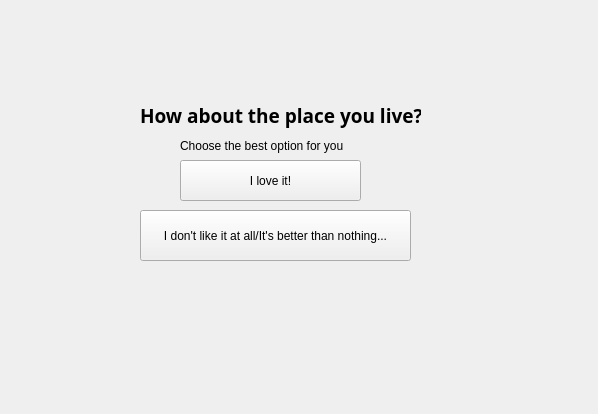
<?xml version="1.0" encoding="UTF-8"?>
<ui version="4.0">
 <class>SixForm</class>
 <widget class="QWidget" name="SixForm">
  <property name="geometry">
   <rect>
    <x>0</x>
    <y>0</y>
    <width>598</width>
    <height>414</height>
   </rect>
  </property>
  <property name="windowTitle">
   <string>Form</string>
  </property>
  <widget class="QLabel" name="label">
   <property name="geometry">
    <rect>
     <x>180</x>
     <y>100</y>
     <width>211</width>
     <height>91</height>
    </rect>
   </property>
   <property name="text">
    <string>Choose the best option for you</string>
   </property>
  </widget>
  <widget class="QLabel" name="label_2">
   <property name="geometry">
    <rect>
     <x>140</x>
     <y>70</y>
     <width>281</width>
     <height>91</height>
    </rect>
   </property>
   <property name="font">
    <font>
     <family>Segoe UI Variable Display Semib</family>
     <pointsize>14</pointsize>
     <bold>true</bold>
    </font>
   </property>
   <property name="text">
    <string>How about the place you live? </string>
   </property>
  </widget>
  <widget class="QPushButton" name="btnFirst_2">
   <property name="geometry">
    <rect>
     <x>180</x>
     <y>160</y>
     <width>181</width>
     <height>41</height>
    </rect>
   </property>
   <property name="text">
    <string>I love it!</string>
   </property>
  </widget>
  <widget class="QPushButton" name="btnSecond2">
   <property name="geometry">
    <rect>
     <x>140</x>
     <y>210</y>
     <width>271</width>
     <height>51</height>
    </rect>
   </property>
   <property name="text">
    <string>I don't like it at all/It's better than nothing...</string>
   </property>
  </widget>
 </widget>
 <resources/>
 <connections/>
</ui>
